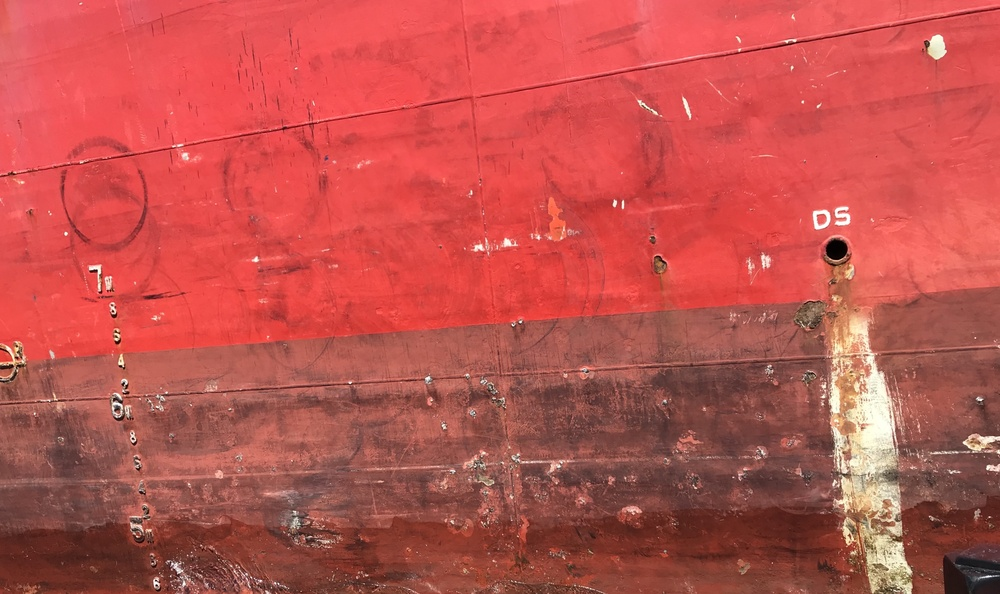
#> input picture backend/uploads/1723318284784-image_0001.jpg, 1000 x 594 px, shrunk from 3799 x 2256 before the run
$ python rust_detect.py uploads/1723318284784-image_0001.jpg uploads/1723318320663-image_0001.jpg
#> lines starting #> are read from the running program, lines starting #| are printed output that depends on the picture; after the words box and inside, x2 and y2 are one past the last pixel; in counts of white or black regions, pixels touching at a corner belong together
import cv2
import numpy as np
import sys

def rust_detect(input_file, output_file):
#> called with input_file = 'uploads/1723318284784-image_0001.jpg', output_file = 'uploads/1723318320663-image_0001.jpg'
    img = cv2.imread(input_file)
#> img is the input picture: shape (594, 1000, 3); mean B, G, R 77.4, 82.4, 190.2
    if img is None:
        print(f"Error: Unable to load image {input_file}")
        return

    img_hsv = cv2.cvtColor(img, cv2.COLOR_BGR2HSV)
#> img_hsv: shape (594, 1000, 3); mean H, S, V 21.6, 149.1, 190.2

    # Range for lower red
    lower_red = np.array([0, 70, 70])
    upper_red = np.array([20, 200, 150])
    mask0 = cv2.inRange(img_hsv, lower_red, upper_red)
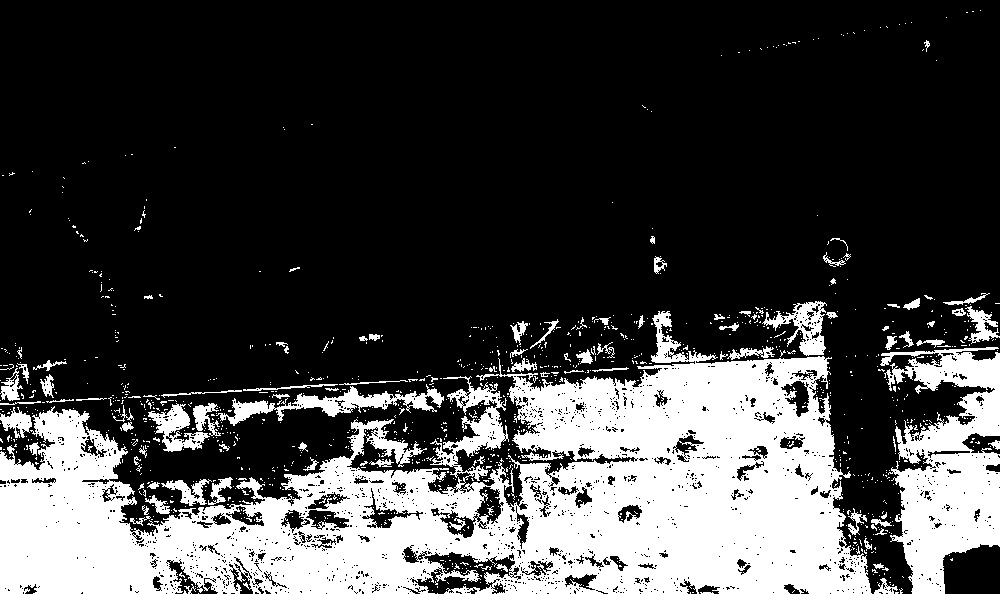
#> mask0: shape (594, 1000); 26% white; 1156 white regions (1057 under 20 px), largest, box (x1, y1, x2, y2) and area: (0, 311, 872, 594) 121034, (880, 347, 1000, 594) 16813, (216, 384, 444, 426) 2655

    # Range for upper red
    lower_red = np.array([170, 70, 70])
    upper_red = np.array([180, 200, 150])
    mask1 = cv2.inRange(img_hsv, lower_red, upper_red)
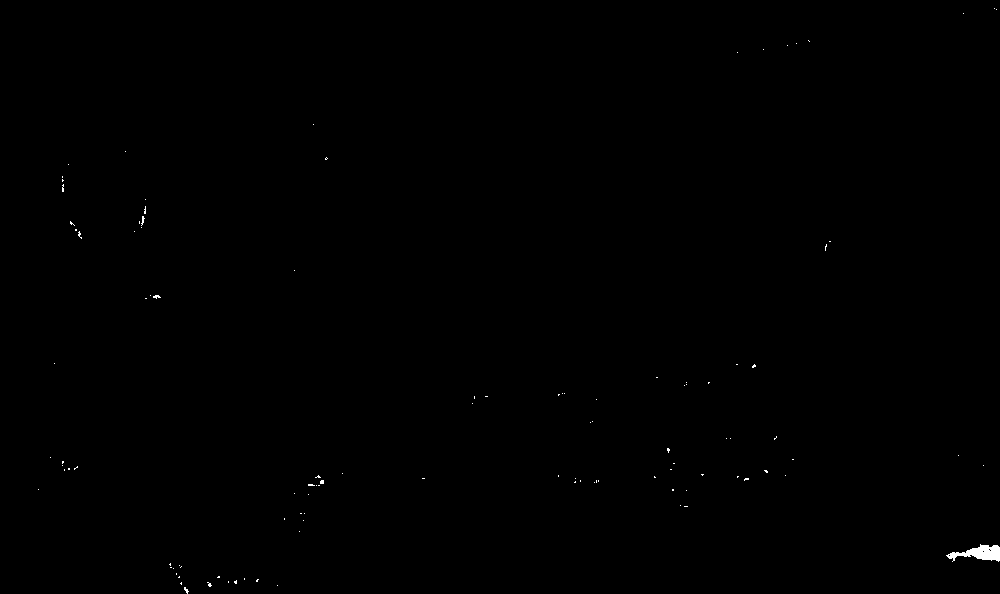
#> mask1: shape (594, 1000); 0.15% white; 111 white regions (110 under 20 px), largest, box (x1, y1, x2, y2) and area: (946, 544, 1000, 562) 502

    # Combine masks
    mask = mask0 + mask1
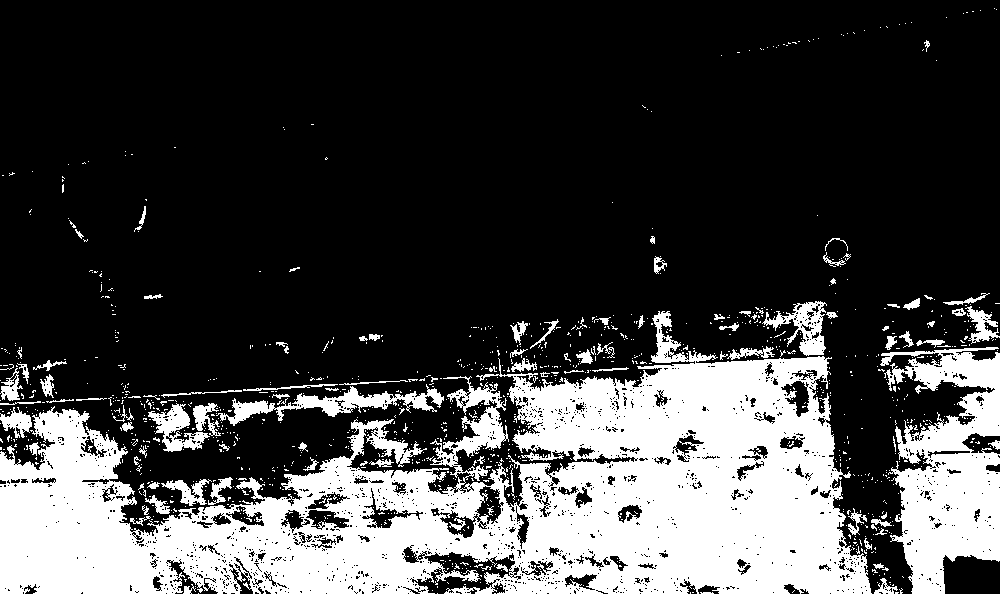
#> mask: shape (594, 1000); 26.2% white; 1151 white regions (1050 under 20 px), largest, box (x1, y1, x2, y2) and area: (0, 311, 872, 594) 121289, (880, 347, 1000, 594) 17324, (216, 384, 444, 426) 2655

    # Apply the mask to the image
    output_img = cv2.bitwise_and(img, img, mask=mask)
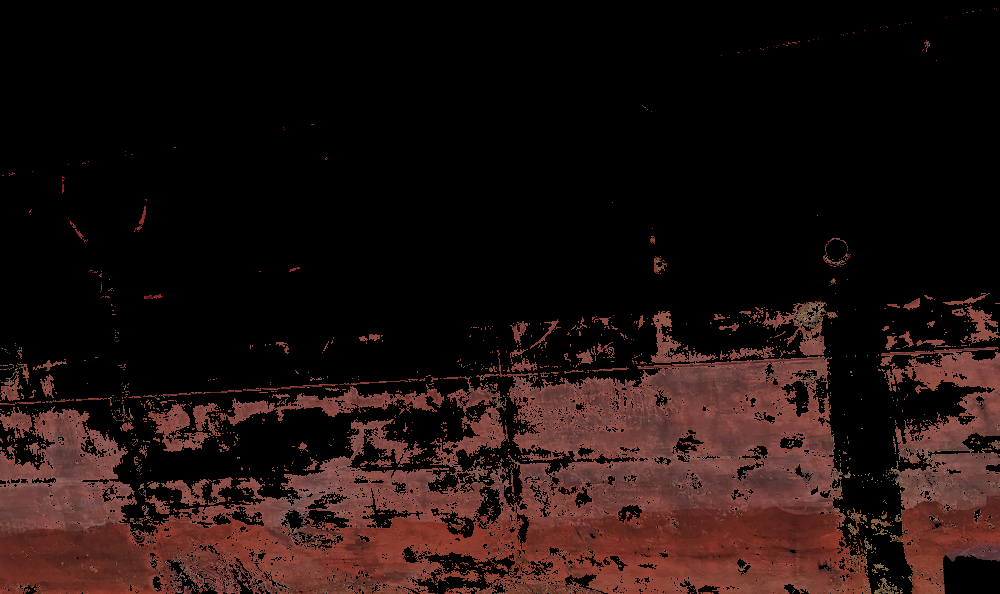
#> output_img: shape (594, 1000, 3); mean B, G, R 14.9, 17.1, 31.9

    # Save the processed image
    cv2.imwrite(output_file, output_img)
    print(f"Processed image saved as {output_file}")

if __name__ == "__main__":
    if len(sys.argv) != 3:
        print("Usage: python rust_detect.py <input_image> <output_image>")
    else:
        rust_detect(sys.argv[1], sys.argv[2])
